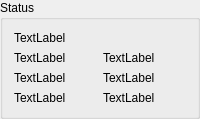
     <widget class="QGroupBox" name="status_gb">
      <property name="minimumSize">
       <size>
        <width>0</width>
        <height>0</height>
       </size>
      </property>
      <property name="title">
       <string>Status</string>
      </property>
      <layout class="QGridLayout" name="gridLayout_31">
       <item row="2" column="0">
        <widget class="QLabel" name="motion_mode_lb">
         <property name="text">
          <string>TextLabel</string>
         </property>
        </widget>
       </item>
       <item row="3" column="0">
        <widget class="QLabel" name="task_mode_lb">
         <property name="text">
          <string>TextLabel</string>
         </property>
        </widget>
       </item>
       <item row="2" column="1">
        <widget class="QLabel" name="motion_type_lb">
         <property name="text">
          <string>TextLabel</string>
         </property>
        </widget>
       </item>
       <item row="4" column="1">
        <widget class="QLabel" name="state_lb">
         <property name="text">
          <string>TextLabel</string>
         </property>
        </widget>
       </item>
       <item row="3" column="1">
        <widget class="QLabel" name="task_state_lb">
         <property name="text">
          <string>TextLabel</string>
         </property>
        </widget>
       </item>
       <item row="4" column="0">
        <widget class="QLabel" name="interp_state_lb">
         <property name="text">
          <string>TextLabel</string>
         </property>
        </widget>
       </item>
       <item row="0" column="0" colspan="2">
        <widget class="QLabel" name="exec_state_lb">
         <property name="text">
          <string>TextLabel</string>
         </property>
        </widget>
       </item>
      </layout>
     </widget>
